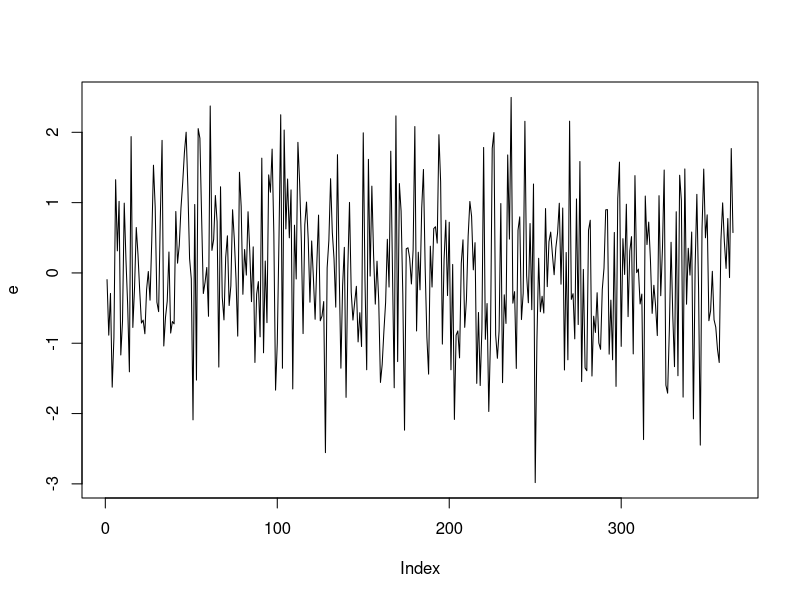
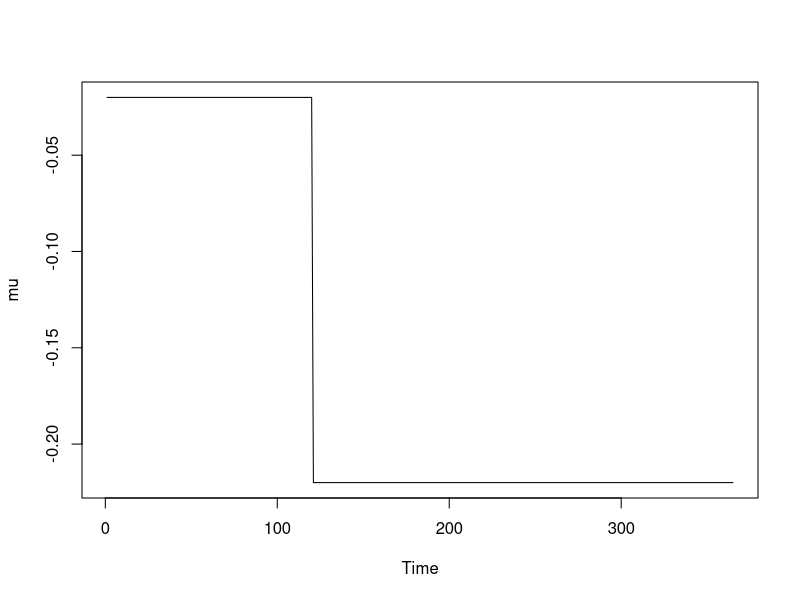
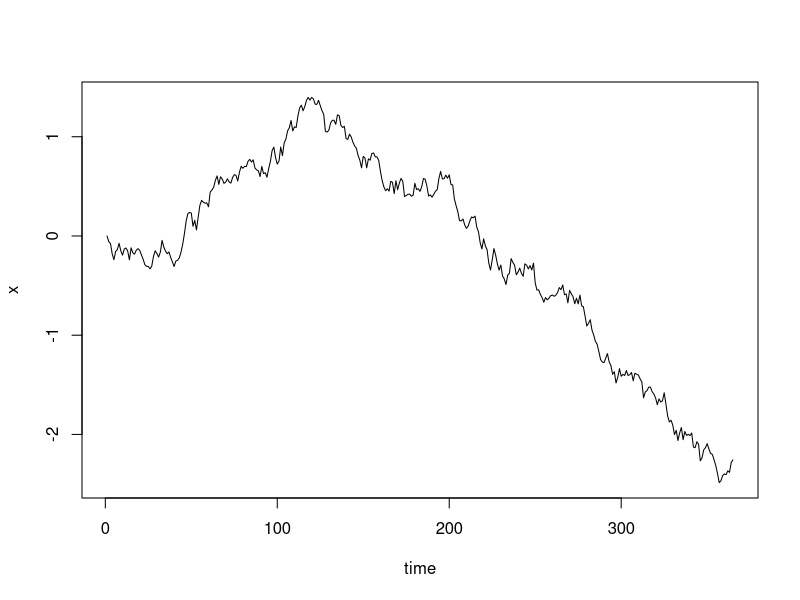

Write the R code that produced these figures, in order. (Note: this script raises an error after producing the figures.)
rm(list=ls())
require(deSolve)
set.seed(10023) #00033 #00036 #00043 #00048 previous:00033 #remove N= 00093
#Good: 00001 00033 00048 10000 10007 10012-large outbreak 10014 10016 10018 10019 10020
#Pick 10023
#Gneneral: 00036 00043 10001 10003 10006 10009 10011 10013 10017
#Small outbreak: 10002 10010 
times <- 1:365
N=52196381
## first, simulate a set of random deviates
e <- rnorm(n = length(times) , sd = 1)
# write.csv(e,"rsimcovidou_e1.csv")
plot(e,type='l')
mu<-vector(length=365) 
for (t in 1:365) {
  if (t <= 120){
    mu[t]=-0.02      }                    #No lock-down policy
  else {mu[t]=-0.2-0.02 }                 #Lock-down policy
}
mu<-ts(mu)
# write.csv(mu,"rsimcovidou_mu1.csv")
plot(mu,type='l')

#Simulate an O-U Process
ornstein_uhlenbeck <- function(n,theta,sigma,x0){
  dt  <- 1
  x<-vector(length=365)
  for (i in 1:n) {
    if (i==1){x[i]=x0}
    else{
      x[i]  <-  x[i-1] + theta*(mu[i]-x[i])*dt + sigma*e[i]}
      # x[i]  <-  x[i-1] + sigma*e[i]}
  }
  return(x);
}

x<- ornstein_uhlenbeck(365,0.05,sqrt(0.004),0)
plot(x,type='l',xlab="time")
# abline(v=121, col="red")
# lines(mu, col="blue")
# tt1 <-expression(mu==-0.02)
# text(30,-0.1,tt1,col="green")
# tt2 <-expression(mu==-0.02-0.2)
# text(210,-0.3,tt2,col="green")
plot(exp(x),type='l',xlab="time",ylab=TeX("$\\e^{x}=beta$"))
abline(v=121, col="red")
lines(exp(mu+0.02),col="blue")
axis(1, at=121,labels=121, col.axis="red", las=2)
tt1 <-expression(mu[beta]==1)
text(50,1.1,tt1,col="green")
tt2 <-expression(mu[beta]==0.81)
text(220,0.9,tt2,col="green")
tt3 <-expression('lockdown policy start')
text(120,0.4,tt3,col="red")
# write.csv(x,"rsimcovidou_x1.csv")
#Main ODE Model
Covid_OU <- function(time, current_state, params){
  
  with(as.list(c(current_state, params)),{
    
    # N <- S+E+I+R
    dt <- 1
    dS <- -exp(x[t])*S*(E+0.1*I)/N
    dE <- exp(x[t])*S*(E+0.1*I)/N - E*(1/k+1/gamma)
    dI <- E/k-I*(1/gamma+0.0087)
    dR <- (I+E)/gamma+0.0087*I
    
    return(list(c( dt, dS, dE, dI, dR)))
  })
}
params <- c(k=2, gamma=9)   #Trial: k=5 & gamma=5; k=7 & gamma=5

# library('truncnorm')
# R0 <- rtruncnorm(1, a=0, b=1, mean = 0.15, sd = 0.15)
# E0 <-runif(1,-16, -9)
# I0 <-runif(1,-16, -9)
# 
# S <- N
# R <- R0*S
# S <- S - R
# 
# E <- exp(E0 + log(S))
# S <- S - E
# I <- exp(I0 + log(S))
# S <- S - I

# initial_state<- c(t=1, S=S, E=E, I=I, R=R)
initial_state <- c(t=1,S=N-1, E=1, I=0, R=0)
model4 <- ode(initial_state, times, Covid_OU, params)

summary(model4)

matplot(model4, type="l", lty=1, main="COVID—OU Model",ylab="counts", xlab="Time")
legend <- colnames(model4)[3:6]
legend("right", legend=legend, col=3:6, lty = 1)
Z1 <-model4[,4]/2

tau1 <- 0.1
Y1 <-vector(length = 365)
for (i in 1:365){
  #Y1[i]<- rlnorm(1,log(Z1[i,]/5),tau1)
  Y1[i]<- rlnorm(1,log(Z1[i]/5),tau1)
}
plot(Y1,type='l',ylab="Obs Y",xlab="time",col="blue")
plot(Y1,type='p',ylab="Daily incidence Y",xlab="time",col="darkred",main="Covid_OU model generated observation")
lines(Y1,col="darkblue")
# write.csv(Y1,"rsimcovidou_Y1.csv")
# write.csv(model4,"rsimcovidou_model1.csv")
